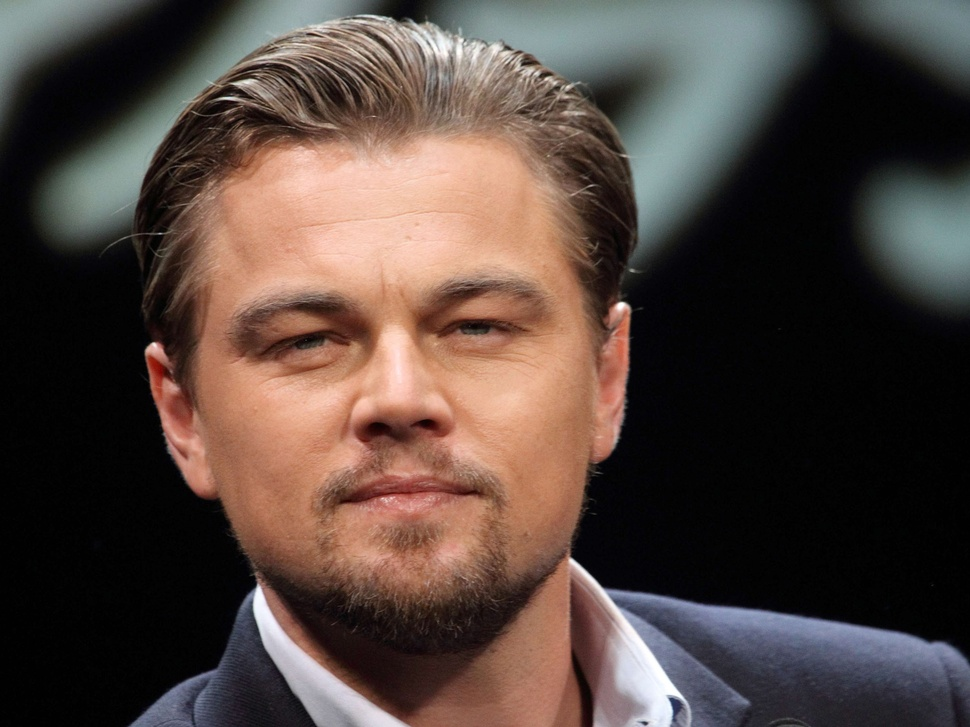
#> input picture kmeans_test/Leonardo.jpg, 970 x 727 px, shrunk from 2560 x 1920 before the run
$ python color_kmeans.py --image Leonardo.jpg --clusters 3
#> lines starting #> are read from the running program, lines starting #| are printed output that depends on the picture
### kmeans_test/utils.py
#
import numpy as np
import cv2

def centroid_histogram(clt):
	# grab the number of different clusters and create a histogram
	# based on the number of pixels assigned to each cluster
	numLabels = np.arange(0, len(np.unique(clt.labels_)) + 1)
	(hist, _) = np.histogram(clt.labels_, bins = numLabels)

	# normalize the histogram, such that it sums to one
	hist = hist.astype("float")
	hist /= hist.sum()

	# return the histogram
	return hist

def plot_colors(hist, centroids):
	# initialize the bar chart representing the relative frequency
	# of each of the colors
	bar = np.zeros((50, 300, 3), dtype = "uint8")
	startX = 0

	# loop over the percentage of each cluster and the color of
	# each cluster
	for (percent, color) in zip(hist, centroids):
		# plot the relative percentage of each cluster
		endX = startX + (percent * 300)
		cv2.rectangle(bar, (int(startX), 0), (int(endX), 50),
			color.astype("uint8").tolist(), -1)
		startX = endX

	# return the bar chart
	return bar

### kmeans_test/color_kmeans.py
from sklearn.cluster import KMeans
import matplotlib.pyplot as plt
import argparse
import utils
import cv2

# argument parser and parse the arguments for comand line
ap = argparse.ArgumentParser()
ap.add_argument("-i", "--image", required = True, help = "Path to the image")
ap.add_argument("-c", "--clusters", required = True, type = int,
	help = "# of clusters")
args = vars(ap.parse_args())

# load the image and convert it to RGB so that
# we can dispaly it with matplotlib
image = cv2.imread(args["image"])
#> image is the input picture: shape (727, 970, 3); mean B, G, R 62, 68.3, 83
image = cv2.cvtColor(image, cv2.COLOR_BGR2RGB)

# show our image using matplotlib
plt.figure()
plt.axis("off")
plt.imshow(image)

# generate k clusters from n data points
# reshape the image to be a list of pixels
image = image.reshape((image.shape[0] * image.shape[1], 3))

# cluster the pixel intensities
clt = KMeans(n_clusters = args["clusters"])
clt.fit(image)

# build a histogram of clusters and then create a figure
# representing the number of pixels labeled to each color
hist = utils.centroid_histogram(clt)
bar = utils.plot_colors(hist, clt.cluster_centers_)
#> after the loop in plot_colors, `for (percent, color) in zip(hist, centroids):`:
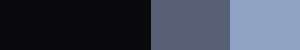
#> bar: shape (50, 300, 3); mean of channels 0, 1, 2 82.6, 68.1, 61.8; drawn as B, G, R

# show our color bart
plt.figure()
plt.axis("off")
plt.imshow(bar)
plt.show()
